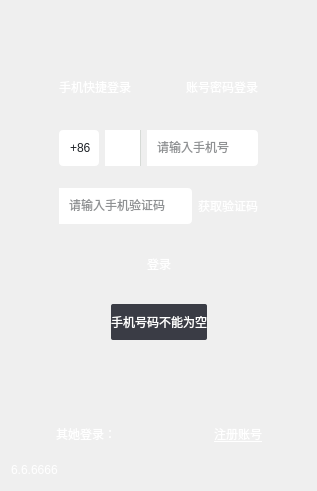
<?xml version="1.0" encoding="UTF-8"?>
<ui version="4.0">
 <class>Dialog</class>
 <widget class="QDialog" name="Dialog">
  <property name="geometry">
   <rect>
    <x>0</x>
    <y>0</y>
    <width>317</width>
    <height>491</height>
   </rect>
  </property>
  <property name="windowTitle">
   <string>Dialog</string>
  </property>
  <property name="styleSheet">
   <string notr="true">QDialog#Dialog{
border-image: url(:/image/png/dlbg.png);
}</string>
  </property>
  <layout class="QVBoxLayout" name="verticalLayout_2">
   <item>
    <layout class="QHBoxLayout" name="horizontalLayout">
     <item>
      <widget class="QLabel" name="labelLogo">
       <property name="minimumSize">
        <size>
         <width>116</width>
         <height>40</height>
        </size>
       </property>
       <property name="maximumSize">
        <size>
         <width>116</width>
         <height>40</height>
        </size>
       </property>
       <property name="styleSheet">
        <string notr="true">QLabel#labelLogo {                        
border-image: url(:/image/png/logo.png);/* 加载图片 */
}</string>
       </property>
       <property name="text">
        <string/>
       </property>
      </widget>
     </item>
     <item>
      <spacer name="horizontalSpacer">
       <property name="orientation">
        <enum>Qt::Horizontal</enum>
       </property>
       <property name="sizeHint" stdset="0">
        <size>
         <width>40</width>
         <height>20</height>
        </size>
       </property>
      </spacer>
     </item>
     <item>
      <widget class="QPushButton" name="pushButton">
       <property name="styleSheet">
        <string notr="true">QPushButton {
	border: none; /* no border for a flat push button */
	image: url(:/image/png/zxh.png); /* 最小化 */
	min-width: 34px;
	max-width: 34px;
	min-height: 40px;
	max-height: 40px;
}
QPushButton::hover {
	background-color: #3e72cb; 
}</string>
       </property>
       <property name="text">
        <string/>
       </property>
      </widget>
     </item>
     <item>
      <widget class="QPushButton" name="pushButton_2">
       <property name="styleSheet">
        <string notr="true">QPushButton {
	border: none; /* no border for a flat push button */
	image: url(:/image/png/shut.png); /* 最小化 */
	min-width: 34px;
	max-width: 34px;
	min-height: 40px;
	max-height: 40px;
}
QPushButton::hover {
	background-color: #f57575; 
}</string>
       </property>
       <property name="text">
        <string/>
       </property>
      </widget>
     </item>
    </layout>
   </item>
   <item>
    <spacer name="horizontalSpacer_2">
     <property name="orientation">
      <enum>Qt::Horizontal</enum>
     </property>
     <property name="sizeHint" stdset="0">
      <size>
       <width>296</width>
       <height>20</height>
      </size>
     </property>
    </spacer>
   </item>
   <item>
    <layout class="QHBoxLayout" name="horizontalLayout_2">
     <item>
      <spacer name="horizontalSpacer_3">
       <property name="orientation">
        <enum>Qt::Horizontal</enum>
       </property>
       <property name="sizeHint" stdset="0">
        <size>
         <width>40</width>
         <height>20</height>
        </size>
       </property>
      </spacer>
     </item>
     <item>
      <widget class="QPushButton" name="pushButtonPhone">
       <property name="styleSheet">
        <string notr="true">QPushButton#pushButtonPhone{
	border: none;
	color:white;
}
QPushButton#pushButtonPhone::checked{
	color: #ffffff;
	border-bottom:2px solid #43c052;
}</string>
       </property>
       <property name="text">
        <string>手机快捷登录</string>
       </property>
       <property name="checkable">
        <bool>true</bool>
       </property>
       <property name="autoExclusive">
        <bool>false</bool>
       </property>
       <attribute name="buttonGroup">
        <string notr="true">buttonGroup</string>
       </attribute>
      </widget>
     </item>
     <item>
      <spacer name="horizontalSpacer_4">
       <property name="orientation">
        <enum>Qt::Horizontal</enum>
       </property>
       <property name="sizeHint" stdset="0">
        <size>
         <width>40</width>
         <height>20</height>
        </size>
       </property>
      </spacer>
     </item>
     <item>
      <widget class="QPushButton" name="pushButtonAccount">
       <property name="styleSheet">
        <string notr="true">QPushButton{
	border: none;
	color:white;
}
QPushButton::checked{
	color: #ffffff;
	border-bottom:2px solid #43c052;
}</string>
       </property>
       <property name="text">
        <string>账号密码登录</string>
       </property>
       <property name="checkable">
        <bool>true</bool>
       </property>
       <property name="autoExclusive">
        <bool>true</bool>
       </property>
       <attribute name="buttonGroup">
        <string notr="true">buttonGroup</string>
       </attribute>
      </widget>
     </item>
     <item>
      <spacer name="horizontalSpacer_5">
       <property name="orientation">
        <enum>Qt::Horizontal</enum>
       </property>
       <property name="sizeHint" stdset="0">
        <size>
         <width>40</width>
         <height>20</height>
        </size>
       </property>
      </spacer>
     </item>
    </layout>
   </item>
   <item>
    <layout class="QHBoxLayout" name="horizontalLayout_9">
     <item>
      <spacer name="horizontalSpacer_6">
       <property name="orientation">
        <enum>Qt::Horizontal</enum>
       </property>
       <property name="sizeHint" stdset="0">
        <size>
         <width>40</width>
         <height>20</height>
        </size>
       </property>
      </spacer>
     </item>
     <item>
      <widget class="QStackedWidget" name="stackedWidget">
       <property name="styleSheet">
        <string notr="true">QStackedWidget#pagePhoneLogin,QStackedWidget#pageAccountLogin
{
	background:transparent;
}
QStackedWidget#stackedWidget
{
	background-color: transparent;
}</string>
       </property>
       <property name="currentIndex">
        <number>0</number>
       </property>
       <widget class="QWidget" name="pagePhoneLogin">
        <layout class="QVBoxLayout" name="verticalLayout">
         <item>
          <layout class="QHBoxLayout" name="horizontalLayout_3">
           <item>
            <widget class="QLineEdit" name="lineEditPhoneArea">
             <property name="minimumSize">
              <size>
               <width>40</width>
               <height>0</height>
              </size>
             </property>
             <property name="maximumSize">
              <size>
               <width>40</width>
               <height>36</height>
              </size>
             </property>
             <property name="sizeIncrement">
              <size>
               <width>0</width>
               <height>36</height>
              </size>
             </property>
             <property name="styleSheet">
              <string notr="true">QLineEdit#lineEditPhoneArea{
text-align: left;   /* +86那个LineEdit */
color: #1f2328;
border-radius: 4px;
background-color: #ffffff;
padding-left:9px
}</string>
             </property>
             <property name="text">
              <string>+86</string>
             </property>
             <property name="frame">
              <bool>true</bool>
             </property>
            </widget>
           </item>
           <item>
            <widget class="QPushButton" name="pushButtonAreaSerch">
             <property name="minimumSize">
              <size>
               <width>36</width>
               <height>36</height>
              </size>
             </property>
             <property name="maximumSize">
              <size>
               <width>36</width>
               <height>36</height>
              </size>
             </property>
             <property name="styleSheet">
              <string notr="true">QPushButton{
border-right:1px solid #d6dad6;
border-top:none;
border-left:none;
border-bottom:none;
image: url(:/image/png/sabjiax_default.png);    /* 三角形&lt;button&gt; */
background-color:#ffffff;
}
QPushButton::hover{
image: url(:/image/png/sanjiaox_hover.png);
}
QPushButton::pressed{
image: url(:/image/png/sabjiax_press.png);
}</string>
             </property>
             <property name="text">
              <string/>
             </property>
            </widget>
           </item>
           <item>
            <widget class="QLineEdit" name="lineEditPhoneNumber">
             <property name="maximumSize">
              <size>
               <width>16777215</width>
               <height>36</height>
              </size>
             </property>
             <property name="sizeIncrement">
              <size>
               <width>36</width>
               <height>36</height>
              </size>
             </property>
             <property name="styleSheet">
              <string notr="true">QLineEdit{
border:none;    /* 输入手机号码的LineEdit */
background-color: #ffffff;
color: #1f2328;
padding-left:8px;
padding-bottom:2px;
border-top-right-radius:4px;
border-bottom-right-radius:4px;
}</string>
             </property>
             <property name="placeholderText">
              <string>请输入手机号</string>
             </property>
            </widget>
           </item>
          </layout>
         </item>
         <item>
          <layout class="QHBoxLayout" name="horizontalLayout_4">
           <item>
            <widget class="QLineEdit" name="lineEditInputIdCode">
             <property name="maximumSize">
              <size>
               <width>16777215</width>
               <height>36</height>
              </size>
             </property>
             <property name="styleSheet">
              <string notr="true">QLineEdit{
border:none;    /* 输入手机号码的LineEdit */
background-color: #ffffff;
color: #1f2328;
padding-left:8px;
padding-bottom:2px;
border-top-right-radius:4px;
border-bottom-right-radius:4px;
}</string>
             </property>
             <property name="placeholderText">
              <string>请输入手机验证码</string>
             </property>
            </widget>
           </item>
           <item>
            <widget class="QPushButton" name="pushButtonGetIdCod">
             <property name="minimumSize">
              <size>
               <width>0</width>
               <height>36</height>
              </size>
             </property>
             <property name="maximumSize">
              <size>
               <width>16777215</width>
               <height>36</height>
              </size>
             </property>
             <property name="styleSheet">
              <string notr="true">QPushButton
{
border-radius: 4px; /* 获取验证码的pushButton */
border-image: url(:/image/png/yanz1.png);
color: #ffffff;
}
QPushButton::pressed
{
border-radius: 4px;
border-image: url(:/image/png/yanz2.png);
color: #ffffff;
}</string>
             </property>
             <property name="text">
              <string>获取验证码</string>
             </property>
            </widget>
           </item>
          </layout>
         </item>
         <item>
          <layout class="QHBoxLayout" name="horizontalLayout_5">
           <item>
            <spacer name="horizontalSpacer_8">
             <property name="orientation">
              <enum>Qt::Horizontal</enum>
             </property>
             <property name="sizeHint" stdset="0">
              <size>
               <width>40</width>
               <height>20</height>
              </size>
             </property>
            </spacer>
           </item>
           <item>
            <widget class="QPushButton" name="pushButtonPhoneLogin">
             <property name="minimumSize">
              <size>
               <width>80</width>
               <height>36</height>
              </size>
             </property>
             <property name="maximumSize">
              <size>
               <width>16777215</width>
               <height>36</height>
              </size>
             </property>
             <property name="styleSheet">
              <string notr="true">QPushButton
{
border-radius: 4px;
border-image: url(:/image/png/anniu1.png);  /* 手机登录的pushButton */
border:none;
color: #ffffff;
}
QPushButton:pressed::pressed
{
border-radius: 4px;
border-image: url(:/image/png/anniu2.png);
border:none;
color: #ffffff;
}
</string>
             </property>
             <property name="text">
              <string>登录</string>
             </property>
            </widget>
           </item>
           <item>
            <spacer name="horizontalSpacer_9">
             <property name="orientation">
              <enum>Qt::Horizontal</enum>
             </property>
             <property name="sizeHint" stdset="0">
              <size>
               <width>40</width>
               <height>20</height>
              </size>
             </property>
            </spacer>
           </item>
          </layout>
         </item>
         <item>
          <layout class="QHBoxLayout" name="horizontalLayout_6">
           <item>
            <spacer name="horizontalSpacer_10">
             <property name="orientation">
              <enum>Qt::Horizontal</enum>
             </property>
             <property name="sizeHint" stdset="0">
              <size>
               <width>40</width>
               <height>20</height>
              </size>
             </property>
            </spacer>
           </item>
           <item>
            <widget class="QLabel" name="labelPhoneErrorCode">
             <property name="minimumSize">
              <size>
               <width>0</width>
               <height>36</height>
              </size>
             </property>
             <property name="maximumSize">
              <size>
               <width>16777215</width>
               <height>36</height>
              </size>
             </property>
             <property name="styleSheet">
              <string notr="true">QLabel{
background-color: #ffffff;  /* 手机登录错误码信息 */
border-radius: 2px;
background-color: #3a3c45;
color:#ffffff;
}
</string>
             </property>
             <property name="text">
              <string>手机号码不能为空</string>
             </property>
            </widget>
           </item>
           <item>
            <spacer name="horizontalSpacer_11">
             <property name="orientation">
              <enum>Qt::Horizontal</enum>
             </property>
             <property name="sizeHint" stdset="0">
              <size>
               <width>40</width>
               <height>20</height>
              </size>
             </property>
            </spacer>
           </item>
          </layout>
         </item>
        </layout>
       </widget>
       <widget class="QWidget" name="pageAccountLogin">
        <widget class="QPushButton" name="pushButton_5">
         <property name="geometry">
          <rect>
           <x>110</x>
           <y>130</y>
           <width>71</width>
           <height>23</height>
          </rect>
         </property>
         <property name="styleSheet">
          <string notr="true">QPushButton
{
  border:none;
  color: #ffffff;

}</string>
         </property>
         <property name="text">
          <string>找回密码</string>
         </property>
        </widget>
        <widget class="QCheckBox" name="checkBox">
         <property name="geometry">
          <rect>
           <x>20</x>
           <y>130</y>
           <width>71</width>
           <height>16</height>
          </rect>
         </property>
         <property name="styleSheet">
          <string notr="true">QCheckBox{
	color:#ffffff;
	spacing: 3px;  
}
QCheckBox::indicator {width: 18px; height: 18px; }

QCheckBox::indicator::unchecked {   
	url(:/image/png/check11.png);
}
QCheckBox::indicator::checked { 
	url(:/image/png/check22.png);
}
</string>
         </property>
         <property name="text">
          <string>记住密码</string>
         </property>
        </widget>
        <widget class="QLineEdit" name="lineEdit_5">
         <property name="geometry">
          <rect>
           <x>20</x>
           <y>60</y>
           <width>113</width>
           <height>20</height>
          </rect>
         </property>
         <property name="styleSheet">
          <string notr="true">QLabel
{
  border:none;
  background-color: #ffffff;
  color: #1f2328;
	border-top-left-radius:4px;
border-bottom-left-radius:4px;

}</string>
         </property>
         <property name="placeholderText">
          <string>请输入密码</string>
         </property>
        </widget>
        <widget class="QLabel" name="label_2">
         <property name="geometry">
          <rect>
           <x>50</x>
           <y>210</y>
           <width>101</width>
           <height>21</height>
          </rect>
         </property>
         <property name="styleSheet">
          <string notr="true">QLabel
{
  background-color: #ffffff;
  border-radius: 2px;
  background-color: #3a3c45;
  color:#ffffff;
}</string>
         </property>
         <property name="text">
          <string>用户名不能为空</string>
         </property>
        </widget>
        <widget class="QPushButton" name="pushButton_4">
         <property name="geometry">
          <rect>
           <x>160</x>
           <y>50</y>
           <width>31</width>
           <height>34</height>
          </rect>
         </property>
         <property name="styleSheet">
          <string notr="true">QPushButton{
	min-height:34px;
	max-height:34px;
	background-color: rgb(255, 255, 255);
	border:none;

	border-top-right-radius:4px;
	border-bottom-right-radius:4px;
	image: url(:/image/png/biyan1.png);
}
QPushButton:hover{
	image: url(:/image/png/biyan2.png);
}
QPushButton::checked{
	background-color: rgb(255, 255, 255);
	border:none;
	border-top-right-radius:4px;
	border-bottom-right-radius:4px;
	image: url(:/image/png/kejian.png);
}
QPushButton::checked:hover{
    image: url(:/image/png/bukejian.png);
}</string>
         </property>
         <property name="text">
          <string/>
         </property>
        </widget>
        <widget class="QLineEdit" name="lineEdit_4">
         <property name="geometry">
          <rect>
           <x>20</x>
           <y>30</y>
           <width>113</width>
           <height>20</height>
          </rect>
         </property>
         <property name="styleSheet">
          <string notr="true">QLineEdit
{
  border:none;
  background-color: #ffffff;
  color: #1f2328;
border-radius: 4px;
}</string>
         </property>
         <property name="placeholderText">
          <string>请输入用户名</string>
         </property>
        </widget>
        <widget class="QPushButton" name="pushButton_6">
         <property name="geometry">
          <rect>
           <x>30</x>
           <y>180</y>
           <width>151</width>
           <height>23</height>
          </rect>
         </property>
         <property name="styleSheet">
          <string notr="true">QPushButton
{
  border-radius: 4px;
  border-image: url(:/image/png/anniu1.png);
  border:none;
  color: #ffffff;
}
QPushButton::pressed
{
  border-radius: 4px;
  border-image: url(:/image/png/anniu2.png);
  border:none;
  color: #ffffff;
}
</string>
         </property>
         <property name="text">
          <string>登录</string>
         </property>
        </widget>
       </widget>
      </widget>
     </item>
     <item>
      <spacer name="horizontalSpacer_15">
       <property name="orientation">
        <enum>Qt::Horizontal</enum>
       </property>
       <property name="sizeHint" stdset="0">
        <size>
         <width>40</width>
         <height>20</height>
        </size>
       </property>
      </spacer>
     </item>
    </layout>
   </item>
   <item>
    <spacer name="verticalSpacer">
     <property name="orientation">
      <enum>Qt::Vertical</enum>
     </property>
     <property name="sizeType">
      <enum>QSizePolicy::Fixed</enum>
     </property>
     <property name="sizeHint" stdset="0">
      <size>
       <width>20</width>
       <height>20</height>
      </size>
     </property>
    </spacer>
   </item>
   <item>
    <spacer name="horizontalSpacer_7">
     <property name="orientation">
      <enum>Qt::Horizontal</enum>
     </property>
     <property name="sizeHint" stdset="0">
      <size>
       <width>296</width>
       <height>20</height>
      </size>
     </property>
    </spacer>
   </item>
   <item>
    <layout class="QHBoxLayout" name="horizontalLayout_7">
     <item>
      <spacer name="horizontalSpacer_12">
       <property name="orientation">
        <enum>Qt::Horizontal</enum>
       </property>
       <property name="sizeHint" stdset="0">
        <size>
         <width>40</width>
         <height>20</height>
        </size>
       </property>
      </spacer>
     </item>
     <item>
      <widget class="QLabel" name="labelOtherLogin">
       <property name="styleSheet">
        <string notr="true">#labelOtherLogin
{
  color: #ffffff;
}</string>
       </property>
       <property name="text">
        <string>其她登录：</string>
       </property>
      </widget>
     </item>
     <item>
      <widget class="QPushButton" name="pushButtonQQLogin">
       <property name="minimumSize">
        <size>
         <width>40</width>
         <height>40</height>
        </size>
       </property>
       <property name="maximumSize">
        <size>
         <width>40</width>
         <height>40</height>
        </size>
       </property>
       <property name="styleSheet">
        <string notr="true">#pushButtonQQLogin
{
border:none;
image: url(:/image/png/qq_default.png);
border-radius: 11px;

}
#pushButtonQQLogin:hover
{
image: url(:/image/png/qq_hover.png);
}
</string>
       </property>
       <property name="text">
        <string/>
       </property>
      </widget>
     </item>
     <item>
      <widget class="QPushButton" name="pushButtonWechatLogin">
       <property name="minimumSize">
        <size>
         <width>40</width>
         <height>40</height>
        </size>
       </property>
       <property name="maximumSize">
        <size>
         <width>40</width>
         <height>40</height>
        </size>
       </property>
       <property name="styleSheet">
        <string notr="true">#pushButtonWechatLogin
{
border:none;
image: url(:/image/png/wx_default.png);
border-radius: 11px;
}
#pushButtonWechatLogin:hover
{
image: url(:/image/png/wx_hover.png);
}
</string>
       </property>
       <property name="text">
        <string/>
       </property>
      </widget>
     </item>
     <item>
      <widget class="QPushButton" name="pushButtonRegisterLogin">
       <property name="styleSheet">
        <string notr="true">#pushButtonRegisterLogin
{
	border:none;
  color: #ffffff;
 text-decoration: underline;
}</string>
       </property>
       <property name="text">
        <string>注册账号</string>
       </property>
      </widget>
     </item>
     <item>
      <spacer name="horizontalSpacer_13">
       <property name="orientation">
        <enum>Qt::Horizontal</enum>
       </property>
       <property name="sizeHint" stdset="0">
        <size>
         <width>40</width>
         <height>20</height>
        </size>
       </property>
      </spacer>
     </item>
    </layout>
   </item>
   <item>
    <layout class="QHBoxLayout" name="horizontalLayout_8">
     <item>
      <widget class="QLabel" name="label">
       <property name="styleSheet">
        <string notr="true">#label
{
  color: #ffffff;
}</string>
       </property>
       <property name="text">
        <string>6.6.6666</string>
       </property>
      </widget>
     </item>
     <item>
      <spacer name="horizontalSpacer_14">
       <property name="orientation">
        <enum>Qt::Horizontal</enum>
       </property>
       <property name="sizeHint" stdset="0">
        <size>
         <width>40</width>
         <height>20</height>
        </size>
       </property>
      </spacer>
     </item>
    </layout>
   </item>
  </layout>
 </widget>
 <layoutdefault spacing="6" margin="11"/>
 <resources/>
 <connections>
  <connection>
   <sender>pushButton_2</sender>
   <signal>clicked()</signal>
   <receiver>Dialog</receiver>
   <slot>close()</slot>
   <hints>
    <hint type="sourcelabel">
     <x>292</x>
     <y>21</y>
    </hint>
    <hint type="destinationlabel">
     <x>295</x>
     <y>52</y>
    </hint>
   </hints>
  </connection>
 </connections>
 <buttongroups>
  <buttongroup name="buttonGroup"/>
 </buttongroups>
</ui>
